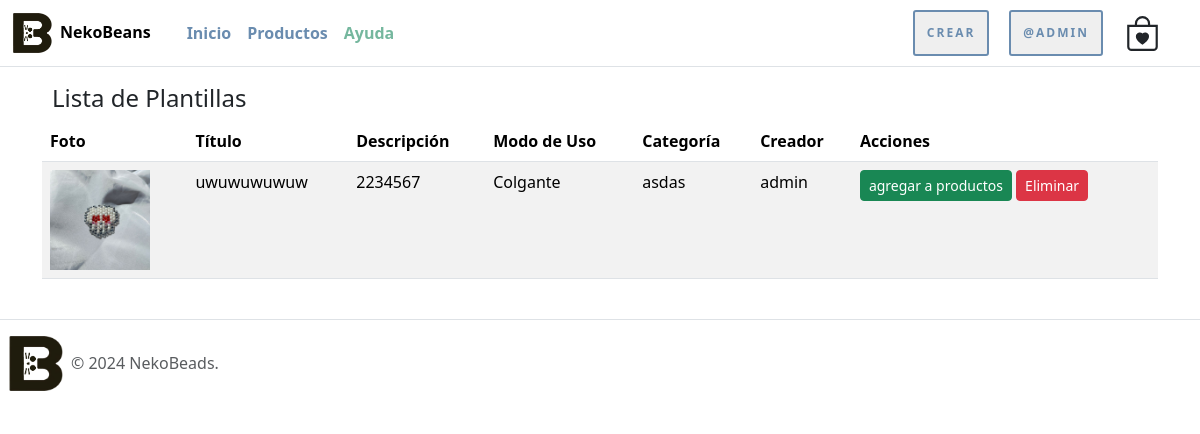
/listar-plantilla/ (signed in), run on an earlier commit of the app's database.
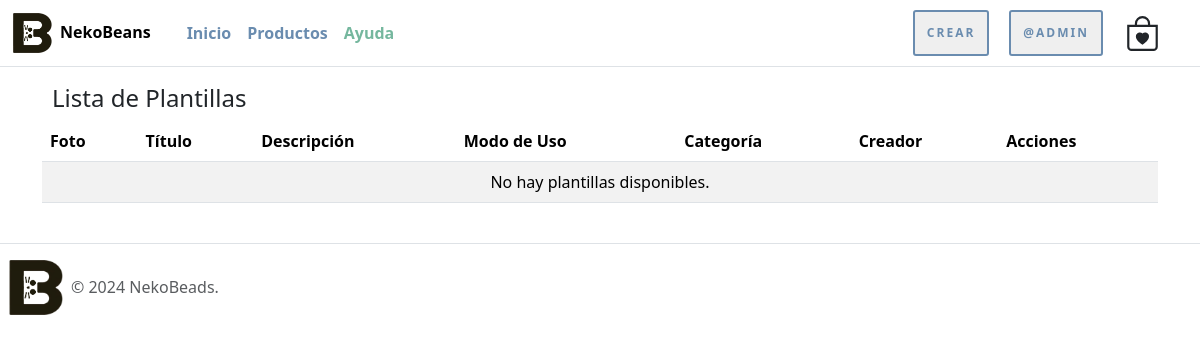
And on a later commit of the database.
### nekoBeansWeb/models.py (models this page shows, shortened)
class Plantilla(models.Model):
    nombrePlantilla = models.CharField(max_length=20)
    imagen = models.ImageField(upload_to="plantillas", null=True)
    descripcion = models.CharField(max_length=100)
    tipo_modo_uso = models.IntegerField(choices=tipo_uso, default=1)
    categoria = models.CharField(max_length=50)
    creador = models.ForeignKey(User, on_delete=models.CASCADE)

### nekoBeansWeb/views.py (the view)
# urls.py: path('listar-plantilla/', listar_plantilla, name='listar_plantilla'),
@permission_required('nekoBeansWeb.view_plantilla')
def listar_plantilla(request):
    plantillas = Plantilla.objects.all()
    data = {
        'plantillas': plantillas
    }
    return render(request, 'nekoBeansWeb/crearplantilla/listar_crear.html', data)

### nekoBeansWeb/templates/nekoBeansWeb/crearplantilla/listar_crear.html (shortened to what this page needs)
{% extends 'nekoBeansWeb/narvar_footer.html' %}
{% load static %}
{% block contenido %}
<div class="container mt-4">
    <div class="row">
        <div class="col-md-12">
            <h4 class="espacio-titulos">Lista de Plantillas</h4>
            <div class="table-responsive">
                <table class="table table-hover table-striped">
                    <thead class="thead-dark">
                        <tr>
                            <th scope="col">Foto</th>
                            <th scope="col">Título</th>
                            <th scope="col">Descripción</th>
                            <th scope="col">Modo de Uso</th>
                            <th scope="col">Categoría</th>
                            <th scope="col">Creador</th>
                            <th scope="col">Acciones</th>
                        </tr>
                    </thead>
                    <tbody>
                        {% for plantilla in plantillas %}
                        <tr>
                            <td><img src="{{ plantilla.imagen.url }}" alt="{{ plantilla.nombrePlantilla }}" style="max-width: 100px;"></td>
                            <td>{{ plantilla.nombrePlantilla }}</td>
                            <td>{{ plantilla.descripcion }}</td>
                            <td>{{ plantilla.get_tipo_modo_uso_display }}</td>
                            <td>{{ plantilla.categoria }}</td>
                            <td>{{ plantilla.creador.username }}</td>
                            <td>
                                <a href="{% url 'crear_producto_con_plantilla' plantilla.id %}" class="btn btn-sm btn-success">agregar a productos</a>
                                <a href="{% url 'eliminar_plantilla' plantilla.id %}" class="btn btn-sm btn-danger" onclick="return confirm('¿Estás seguro de que deseas eliminar esta plantilla?')">Eliminar</a>
                            </td>
                        </tr>
                        {% empty %}
                        <tr>
                            <td colspan="7" class="text-center">No hay plantillas disponibles.</td>
                        </tr>
                        {% endfor %}
                    </tbody>
                </table>
            </div>
        </div>
    </div>
</div>
{% endblock %}

What changed in the data, as far as the page shows it:
removed Plantilla: imagen (picture), nombrePlantilla "uwuwuwuwuw", descripcion "2234567", tipo_modo_uso "Colgante", categoria "asdas", creador.username "admin"
Also different on the page:
text now shown: "No hay plantillas disponibles."
